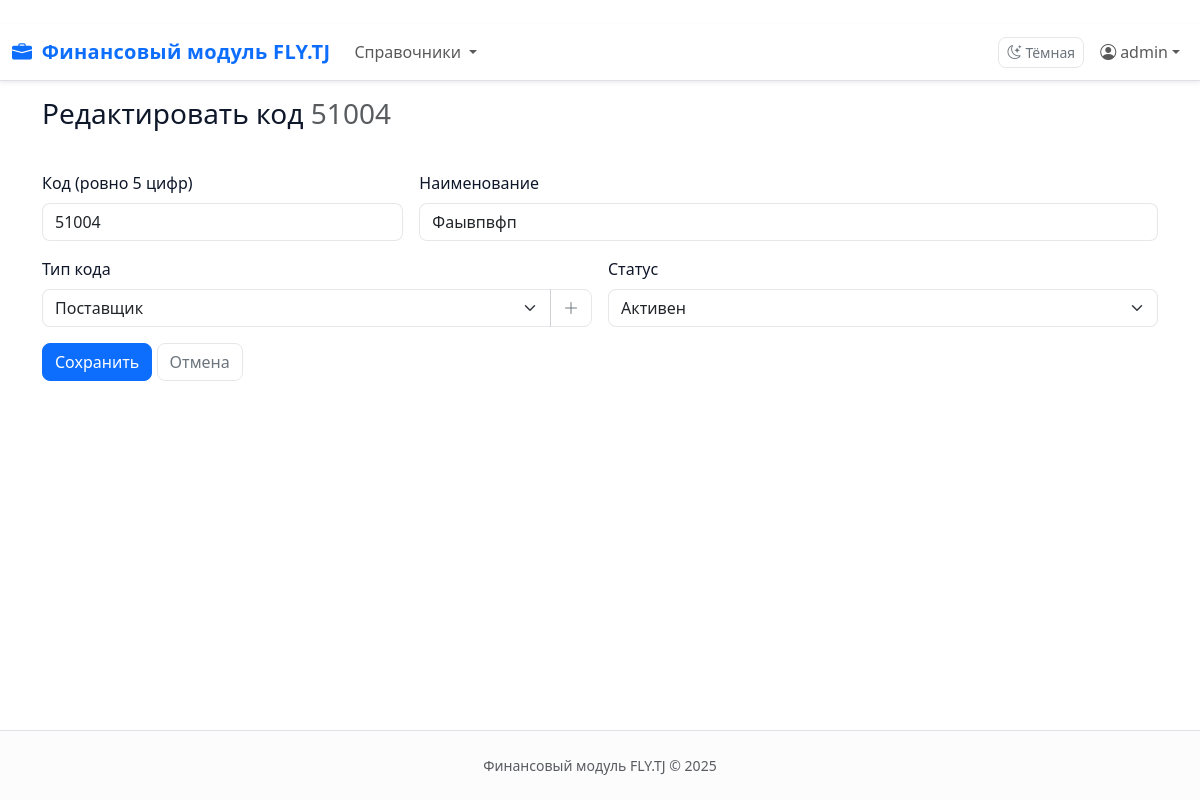
The page /refs/codes/1/edit (signed in) on the database its author committed.
### app/models/user.py (models this page shows, shortened)
class User(UserMixin, db.Model, PKMixin, TimestampMixin):
    __tablename__ = "users"
    username: Mapped[str] = mapped_column(String(64), unique=True, nullable=False, index=True)
    email: Mapped[str | None] = mapped_column(String(120), unique=True)
    password_hash: Mapped[str] = mapped_column(String(255), nullable=False)
    is_active: Mapped[bool] = mapped_column(Boolean, default=True, nullable=False)
    role_id: Mapped[int | None] = mapped_column(Integer, db.ForeignKey("roles.id"))
    role = relationship("Role", back_populates="users", lazy="joined")

### app/models/ref_codes.py (models this page shows, shortened)
class RefCode(db.Model):
    __tablename__ = "ref_codes"
    id = db.Column(db.Integer, primary_key=True)
    code = db.Column(db.String(5), nullable=False, unique=True, index=True)
    name = db.Column(db.String(128), nullable=False)
    type_id = db.Column(db.Integer, db.ForeignKey("code_types.id", ondelete="RESTRICT"), nullable=False)
    type = db.relationship("CodeType", backref=db.backref("codes", lazy="dynamic"))
    status = db.Column(db.Enum("active", "inactive", name="refcode_status"), nullable=False, default="active")
    created_at = db.Column(db.DateTime, default=datetime.utcnow, nullable=False)
    updated_at = db.Column(db.DateTime, default=datetime.utcnow, onupdate=datetime.utcnow, nullable=False)
    __table_args__ = (
        UniqueConstraint("code", name="uq_ref_codes_code"),
        CheckConstraint("length(code) = 5", name="ck_ref_codes_code_len5"),
    )

### app/blueprints/refs/routes.py (the view, shortened to what this page needs)
@bp.route("/codes/<int:item_id>/edit", methods=["GET", "POST"])
@login_required
def codes_edit(item_id: int):
    item = RefCode.query.get_or_404(item_id)
    form = RefCodeForm(obj=item)
    form.set_type_choices()
    return render_template("refs/codes_edit.html", form=form, item=item)

### app/blueprints/refs/forms.py
class RefCodeForm(FlaskForm):
    code = StringField(
        "Код (ровно 5 цифр)",
        validators=[
            DataRequired(),
            Length(min=5, max=5, message="Ровно 5 символов"),
            Regexp(r"^\d{5}$", message="Допускаются только цифры"),
        ],
        render_kw={"placeholder": "например, 12045", "inputmode": "numeric", "maxlength": 5},
    )
    name = StringField("Наименование", validators=[DataRequired(), Length(max=128)])
    type_id = SelectField("Тип кода", coerce=int, validators=[DataRequired()])
    status = SelectField(
        "Статус",
        choices=[("active", "Активен"), ("inactive", "Не активен")],
        default="active",
        validators=[DataRequired()],
    )
    submit = SubmitField("Сохранить")
    def set_type_choices(self):
        self.type_id.choices = [(t.id, t.name) for t in CodeType.query.order_by(CodeType.name.asc()).all()]

### app/blueprints/core/routes.py (called while the page is built)
@bp.app_context_processor
def inject_helpers():
    return {"safe_url": _safe_url}

### app/blueprints/refs/templates/refs/codes_edit.html (shortened to what this page needs)
﻿{% extends "base.html" %}
{% block content %}
<div class="container py-3">
  <h3 class="mb-3">Редактировать код <span class="text-muted">{{ item.code }}</span></h3>
  {% include "refs/_code_form.html" %}
</div>
{% endblock %}

### app/templates/base.html (shortened to what this page needs)
﻿<!doctype html>
<html lang="ru" data-theme="light" data-bs-theme="light">
  <head>
    <link
      href="https://cdn.jsdelivr.net/npm/bootstrap@5.3.3/dist/css/bootstrap.min.css"
      rel="stylesheet"
    />
    <link
      href="https://cdn.jsdelivr.net/npm/bootstrap-icons@1.11.3/font/bootstrap-icons.min.css"
      rel="stylesheet"
    />
    <link
      href="{{ url_for('static', filename='css/theme.css') }}"
      rel="stylesheet"
    />
  </head>
  <body class="d-flex flex-column min-vh-100 {% if not current_user.is_authenticated %}bg-light{% endif %}">
    {% if current_user.is_authenticated %}
      <nav class="navbar navbar-expand-lg navbar-light bg-white border-bottom sticky-top shadow-sm" role="navigation" aria-label="Главная навигация">
        <div class="container-xxl">
          <a class="navbar-brand fw-bold text-primary" href="{{ url_for('core.dashboard') }}" aria-label="На дашборд">
            <i class="bi bi-briefcase-fill me-1"></i> Финансовый модуль FLY.TJ
          </a>
          <div class="collapse navbar-collapse" id="navbarMain">
            <ul class="navbar-nav me-auto mb-2 mb-lg-0">
              <li class="nav-item dropdown">
                <a class="nav-link dropdown-toggle" href="#" role="button" data-bs-toggle="dropdown" aria-expanded="false">
                  Справочники
                </a>
              </li>
            </ul>
            <ul class="navbar-nav ms-auto align-items-center gap-2">
              <li class="nav-item">
                <button
                  id="themeToggle"
                  type="button"
                  class="btn btn-sm btn-outline-secondary d-flex align-items-center"
                  aria-label="Переключить тему"
                >
                </button>
              </li>
              <li class="nav-item dropdown">
                <a
                  class="nav-link dropdown-toggle d-flex align-items-center"
                  href="#"
                  role="button"
                  data-bs-toggle="dropdown"
                  aria-expanded="false"
                >
                  <i class="bi bi-person-circle me-1"></i>
                  {{ current_user.username or 'Пользователь' }}
                </a>
              </li>
            </ul>
          </div>
        </div>
      </nav>
    {% endif %}
    <main class="flex-grow-1">
      {% block content %}{% endblock %}
    </main>
    <footer class="py-4 text-center text-muted small border-top bg-light-subtle mt-auto">
      Финансовый модуль FLY.TJ &copy; {{ current_year or 2025 }}
    </footer>
  </body>
</html>

### app/blueprints/refs/templates/refs/_code_form.html (shortened to what this page needs)
﻿<form method="post" novalidate>
  <div class="row g-3">
    <div class="col-12 col-md-4">
      <label class="form-label">{{ form.code.label }}</label>
      {{ form.code(class="form-control") }}
    </div>
    <div class="col-12 col-md-8">
      <label class="form-label">{{ form.name.label }}</label>
      {{ form.name(class="form-control") }}
    </div>
    <div class="col-12 col-md-6">
      <label class="form-label">{{ form.type_id.label }}</label>
      <div class="input-group">
        {{ form.type_id(class="form-select", id="type_id") }}
        <button type="button" class="btn btn-outline-secondary" data-bs-toggle="modal" data-bs-target="#quickTypeModal">
          <i class="bi bi-plus-lg"></i>
        </button>
      </div>
    </div>
    <div class="col-12 col-md-6">
      <label class="form-label">{{ form.status.label }}</label>
      {{ form.status(class="form-select") }}
    </div>
    <div class="col-12">
      {{ form.submit(class="btn btn-primary") }}
      <a href="{{ url_for('refs.codes_list') }}" class="btn btn-outline-secondary">Отмена</a>
    </div>
  </div>
</form>

### app/static/css/theme.css (style rules this page uses)
*, *::before, *::after { box-sizing: border-box; }
html { scroll-behavior: smooth; }
body { -webkit-font-smoothing: antialiased; -moz-osx-font-smoothing: grayscale; color: var(--ink-900); background: var(--bg-card); }
a { text-decoration: none; transition: color .15s ease-in-out; }
.container-xxl { max-width: 1320px; }
.btn { border-radius: var(--radius-sm); transition: all .15s ease-in-out; }
.btn-outline-secondary { border-color: var(--line-200); }
.form-control, .form-select { border-radius: var(--radius-sm); border-color: var(--line-200); background-clip: padding-box; }
.navbar { border-bottom: var(--hairline); background: #fff; box-shadow: var(--shadow-sm); }
.navbar-brand { letter-spacing: .3px; font-weight: 600; }

### rows shown on the page
User: username "admin"
RefCode: code "51004", name "Фаывпвфп", type_id "Поставщик", status "Активен"
